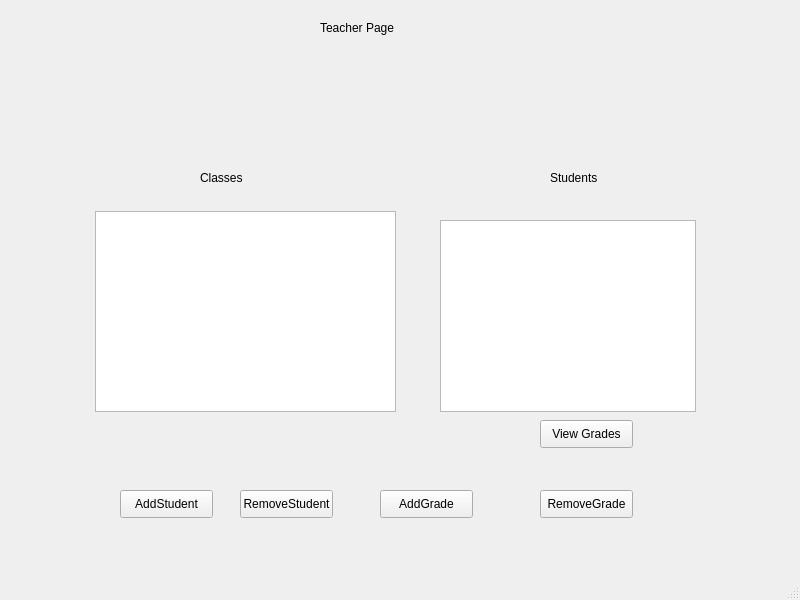
<?xml version="1.0" encoding="UTF-8"?>
<ui version="4.0">
 <class>Teacher</class>
 <widget class="QMainWindow" name="Teacher">
  <property name="geometry">
   <rect>
    <x>0</x>
    <y>0</y>
    <width>800</width>
    <height>600</height>
   </rect>
  </property>
  <property name="windowTitle">
   <string>MainWindow</string>
  </property>
  <widget class="QWidget" name="centralwidget">
   <widget class="QStackedWidget" name="stackedWidget">
    <property name="geometry">
     <rect>
      <x>40</x>
      <y>120</y>
      <width>711</width>
      <height>471</height>
     </rect>
    </property>
    <widget class="QWidget" name="page">
     <widget class="QListWidget" name="TeacherWidget">
      <property name="geometry">
       <rect>
        <x>55</x>
        <y>91</y>
        <width>301</width>
        <height>201</height>
       </rect>
      </property>
     </widget>
     <widget class="QListWidget" name="listWidget_2">
      <property name="geometry">
       <rect>
        <x>400</x>
        <y>100</y>
        <width>256</width>
        <height>192</height>
       </rect>
      </property>
     </widget>
     <widget class="QPushButton" name="AddButton">
      <property name="geometry">
       <rect>
        <x>80</x>
        <y>370</y>
        <width>93</width>
        <height>28</height>
       </rect>
      </property>
      <property name="text">
       <string>AddStudent</string>
      </property>
     </widget>
     <widget class="QPushButton" name="RemoveStudent">
      <property name="geometry">
       <rect>
        <x>200</x>
        <y>370</y>
        <width>93</width>
        <height>28</height>
       </rect>
      </property>
      <property name="text">
       <string>RemoveStudent</string>
      </property>
     </widget>
     <widget class="QPushButton" name="AddGrade">
      <property name="geometry">
       <rect>
        <x>340</x>
        <y>370</y>
        <width>93</width>
        <height>28</height>
       </rect>
      </property>
      <property name="text">
       <string>AddGrade</string>
      </property>
     </widget>
     <widget class="QPushButton" name="RemoveGrade">
      <property name="geometry">
       <rect>
        <x>500</x>
        <y>370</y>
        <width>93</width>
        <height>28</height>
       </rect>
      </property>
      <property name="text">
       <string>RemoveGrade</string>
      </property>
     </widget>
     <widget class="QLabel" name="Classeslbl">
      <property name="geometry">
       <rect>
        <x>160</x>
        <y>50</y>
        <width>55</width>
        <height>16</height>
       </rect>
      </property>
      <property name="text">
       <string>Classes</string>
      </property>
     </widget>
     <widget class="QLabel" name="label_3">
      <property name="geometry">
       <rect>
        <x>510</x>
        <y>50</y>
        <width>55</width>
        <height>16</height>
       </rect>
      </property>
      <property name="text">
       <string>Students</string>
      </property>
     </widget>
     <widget class="QPushButton" name="viewGrades">
      <property name="geometry">
       <rect>
        <x>500</x>
        <y>300</y>
        <width>93</width>
        <height>28</height>
       </rect>
      </property>
      <property name="text">
       <string>View Grades</string>
      </property>
     </widget>
    </widget>
    <widget class="QWidget" name="page_2"/>
   </widget>
   <widget class="QLabel" name="label_2">
    <property name="geometry">
     <rect>
      <x>320</x>
      <y>20</y>
      <width>121</width>
      <height>16</height>
     </rect>
    </property>
    <property name="text">
     <string>Teacher Page</string>
    </property>
   </widget>
  </widget>
  <widget class="QMenuBar" name="menubar">
   <property name="geometry">
    <rect>
     <x>0</x>
     <y>0</y>
     <width>800</width>
     <height>26</height>
    </rect>
   </property>
  </widget>
  <widget class="QStatusBar" name="statusbar"/>
 </widget>
 <resources/>
 <connections/>
</ui>
